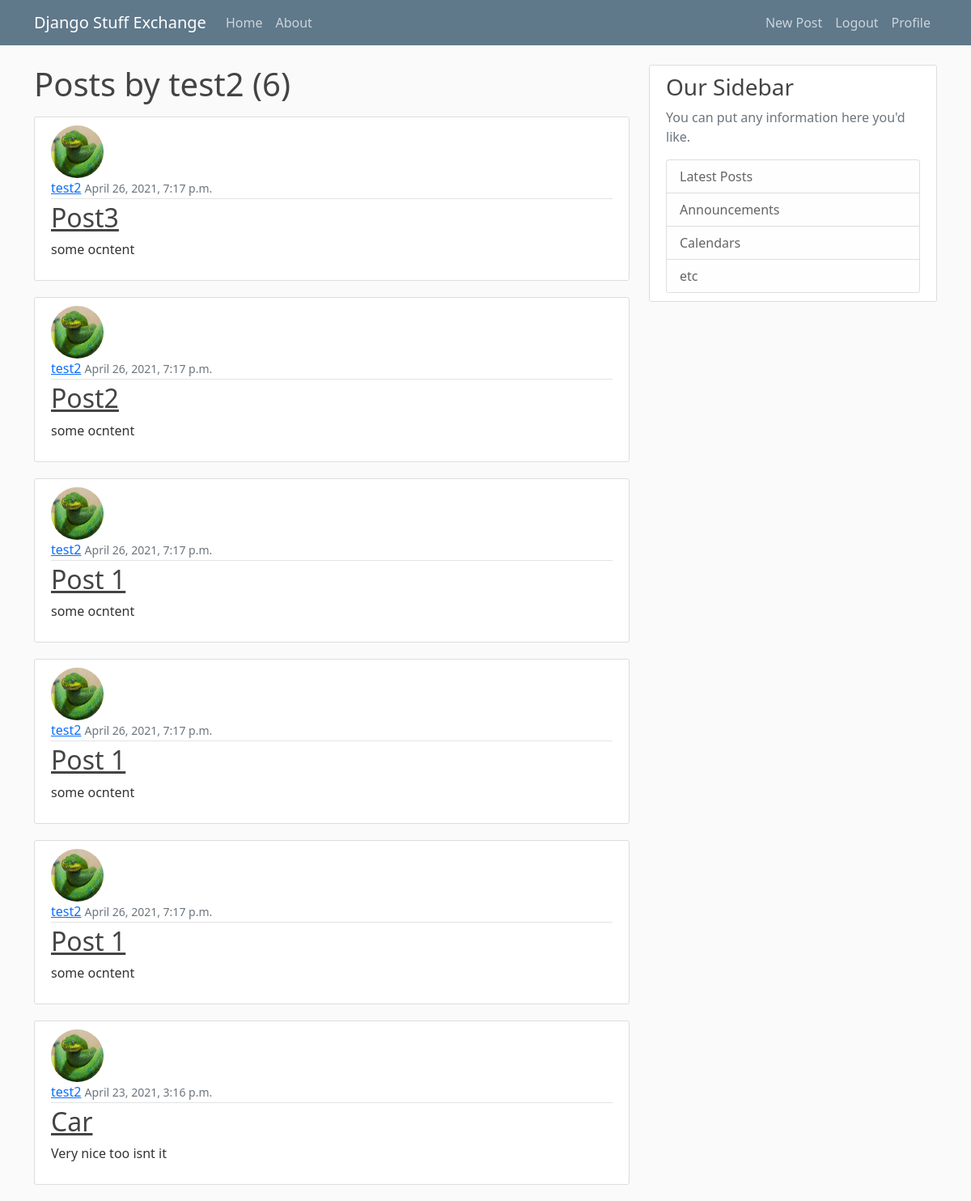
/user/test2 (signed in), run on the app's committed database.
### blog/models.py (models this page shows, shortened)
class Post(models.Model):
    title = models.CharField(max_length=100)
    content = models.TextField()
    date_posted = models.DateTimeField(default=timezone.now)
    author = models.ForeignKey(User, on_delete=models.CASCADE)

### users/models.py (models this page shows, shortened)
class Profile(models.Model):
    user = models.OneToOneField(User, on_delete=models.CASCADE)
    image = models.ImageField(default='default.jpg', upload_to='profile_pics')

### blog/views.py (the view)
# urls.py: path('user/<str:username>', UserPostListView.as_view(), name='user-posts'),
class UserPostListView(ListView):  # to display homepage with posts
    model = Post
    template_name = 'blog/user_posts.html'
    context_object_name = 'posts'
    paginate_by = 10
    def get_queryset(self):
        user = get_object_or_404(User, username=self.kwargs.get('username'))
        return Post.objects.filter(author=user).order_by('-date_posted')

### blog/templates/blog/user_posts.html (shortened to what this page needs)
{% extends 'blog/base.html' %}
{% block content %}
    <h1 class="mb-3">Posts by {{ view.kwargs.username }} ({{ page_obj.paginator.count }})</h1>
    {% for post in posts %}
        <article class="media content-section">
            <img src="{{ post.author.profile.image.url }}" class="rounded-circle article-img" alt="profile pic">
            <div class="media-body">
                <div class="article-metadata">
                    <a class="mr-2" href="{% url 'user-posts' post.author.username %}">{{ post.author }}</a>
                    <small class="text-muted">{{ post.date_posted }}</small>
                </div>
                <h2><a class="article-title" href="{% url 'post-detail' post.id %}">{{ post.title }}</a></h2>
                <p class="article-content">{{ post.content }}</p>
            </div>
        </article>
    {% endfor %}
{% endblock content %}

### blog/static/blog/main.css (style rules this page uses)
body { background: #fafafa; color: #333333; margin-top: 5rem; }
h1, h2, h3, h4, h5, h6 { color: #444444; }
.content-section { background: #ffffff; padding: 10px 20px; border: 1px solid #dddddd; border-radius: 3px; margin-bottom: 20px; }
.article-title { color: #444444; }
.article-content { white-space: pre-line; }
.article-img { height: 65px; width: 65px; margin-right: 16px; }
.article-metadata { padding-bottom: 1px; margin-bottom: 4px; border-bottom: 1px solid #e3e3e3 }

### data on the page
Post: author.profile.image (placeholder picture), author "test2", date_posted "April 26, 2021, 7:17 p.m.", title "Post3", content "some ocntent"
Post: author.profile.image (placeholder picture), author "test2", date_posted "April 26, 2021, 7:17 p.m.", title "Post2", content "some ocntent"
Post: author.profile.image (placeholder picture), author "test2", date_posted "April 26, 2021, 7:17 p.m.", title "Post 1", content "some ocntent"
Post: author.profile.image (placeholder picture), author "test2", date_posted "April 26, 2021, 7:17 p.m.", title "Post 1", content "some ocntent"
Post: author.profile.image (placeholder picture), author "test2", date_posted "April 26, 2021, 7:17 p.m.", title "Post 1", content "some ocntent"
Post: author.profile.image (placeholder picture), author "test2", date_posted "April 23, 2021, 3:16 p.m.", title "Car", content "Very nice too isnt it"

### other printed values
{{ view.kwargs.username }} "test2"
{{ page_obj.paginator.count }} "6"
